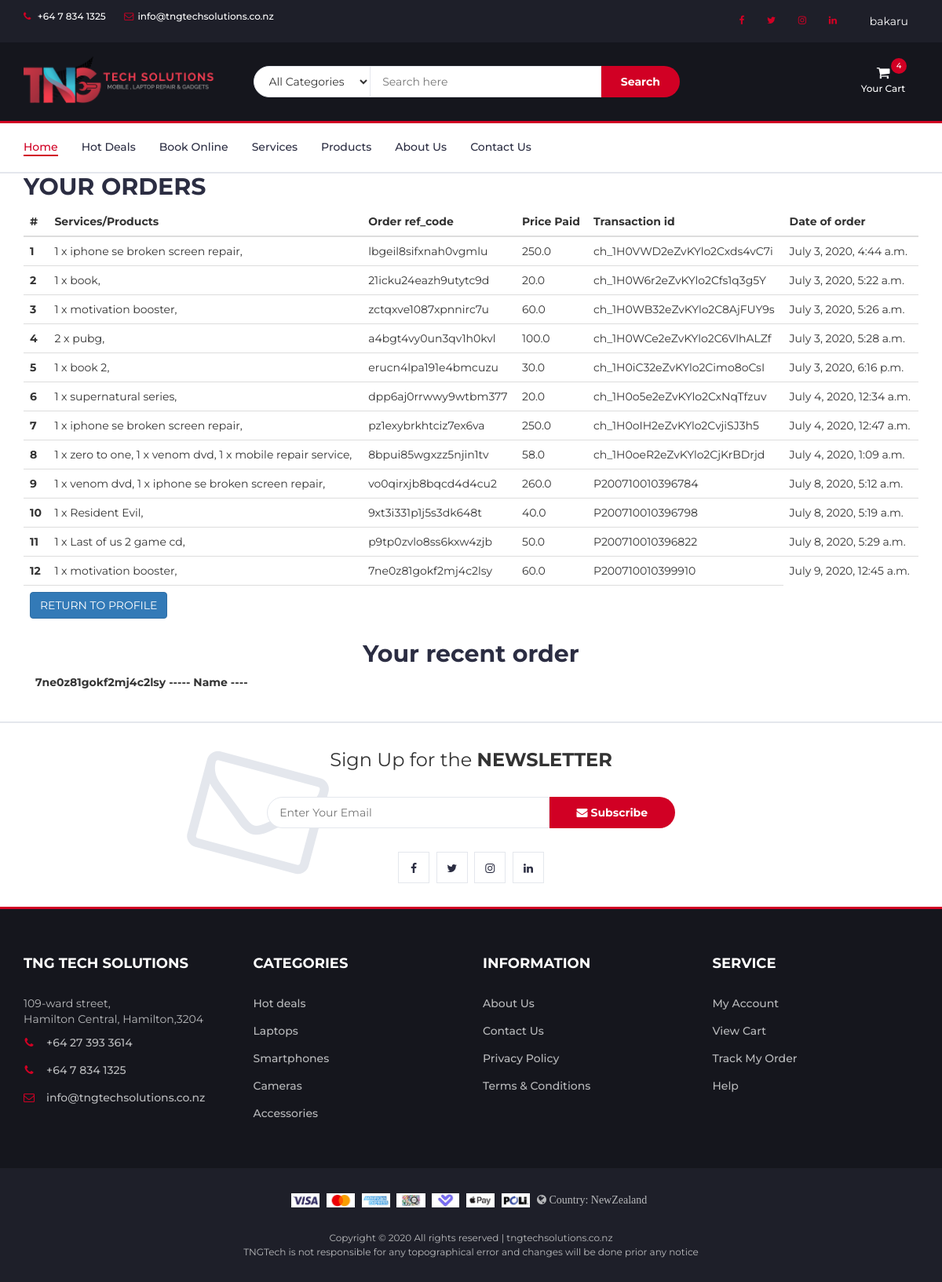
The app's page /view-orders/ (signed in) with its own data.
### prod/models.py (models this page shows, shortened)
class Order(models.Model):
    user=models.ForeignKey(User,on_delete=models.CASCADE)
    ref_code=models.CharField(max_length=20,blank=True,null=True)
    tngproduct=models.ManyToManyField(OrderItem)
    ordered=models.BooleanField(default=False)
    start_date=models.DateTimeField(default=timezone.now)
    ordered_date=models.DateTimeField()
    shipping_address=models.ForeignKey('Address',related_name='shipping_address',on_delete=models.SET_NULL,blank=True,null=True)
    billing_address=models.ForeignKey('Address',related_name='billing_address',on_delete=models.SET_NULL,blank=True,null=True)
    payment=models.ForeignKey('Payment',on_delete=models.SET_NULL,blank=True,null=True)
    coupon = models.ForeignKey('Coupon',on_delete=models.SET_NULL,blank=True,null=True)
    being_delivered=models.BooleanField(default=False)
    received=models.BooleanField(default=False)
    refund_requested=models.BooleanField(default=False)
    refund_granted=models.BooleanField(default=False)

class OrderItem(models.Model):
    user=models.ForeignKey(User,on_delete=models.CASCADE)
    ordered=models.BooleanField(default=False)
    tngproducts=models.ForeignKey(TngProducts,on_delete=models.CASCADE,default='')
    quantity=models.IntegerField(default=1)

class TngProducts(models.Model):
    CATEGORY_CHOICES=(
        ('A','All'),
        ('MA','Mobile Accessories'),
        ('DA','Device Accessories'),
        ('CS','Cool Stuffs'),
        ('MR','Mobile Repair'),
        ('LR','Laptop/Computer Repair'),
        ('TR','iPad/Tablet Repair')
    )
    Name=models.CharField(max_length=100)
    Details=models.TextField()
    Additional_Details=models.TextField(blank=True,null=True)
    Price=models.FloatField()
    Discount_Price=models.FloatField(blank=True,null=True)
    category=models.CharField(max_length=2,choices=CATEGORY_CHOICES,default='A')
    label=models.CharField(max_length=1,choices=LABEL_CHOICES,default='R')
    slug=models.SlugField(default='test-product')
    image=models.ImageField(default='default.jpg',upload_to='product_pics')
    image1=models.ImageField(default='default.jpg',upload_to='product_pics')
    image2=models.ImageField(default='default.jpg',upload_to='product_pics')
    image3=models.ImageField(default='default.jpg',upload_to='product_pics')
    image4=models.ImageField(default='default.jpg',upload_to='product_pics')

class Payment(models.Model):
    stripe_charge_id = models.CharField(max_length=50)
    user=models.ForeignKey(User,on_delete=models.SET_NULL,blank=True,null=True)
    amount=models.FloatField()
    timestamp=models.DateTimeField(default=timezone.now)

### prod/views.py (the view)
# urls.py: path('view-orders/',ob.vieworder,name='vieworders'),
@login_required
def vieworder(request):
    order_qs=Order.objects.filter(user=request.user,ordered=True)
    rct = order_qs.last()
    if order_qs.exists():
        context={
            'object':order_qs,
            'rct':rct
        }
        return render(request,'prod/view-orders.html',context)
    else:
        messages.warning(request,f'You do not have an order')
        return redirect('profile')

### prod/templates/prod/view-orders.html (shortened to what this page needs)
{% extends "prod/base.html" %}
{% block content %}
<div class="table-responsive">
  <h2>YOUR ORDERS</h2>
  <table class="table">
    <thead>
      <tr>
        <th scope="col">#</th>
        <th scope="col">Services/Products</th>
        <th scope="col">Order ref_code</th>
        <th scope="col">Price Paid</th>
        <th scope="col">Transaction id</th>
        <th scope="col">Date of order</th>
      </tr>
    </thead>
    <tbody>
      {% for order_item in object.all %}
      <tr>
        <th scope="row">{{ forloop.counter }}</th>
        <td>
          {% for oi in order_item.tngproduct.all %}
            {{ oi.quantity }} x {{ oi.tngproducts.Name }},
          {% endfor %}
        </td>
        <td>{{ order_item.ref_code }}</td>
        <td>{{ order_item.payment.amount }}</td>
        <td>{{ order_item.payment.stripe_charge_id }}</td>
        <td>{{ order_item.ordered_date }}</td>
      </tr>
      {% endfor %}
      <tr>
        <td colspan="5">
          <a href="{% url 'profile' %}" class='btn btn-primary float-right'>RETURN TO PROFILE</a>
        </td>
      </tr>
    </tbody>
  </table>
  <div class="container-fluid mt-3 mb-3 pt-2">
    <h2 class="text-center mb-2">Your recent order</h2>
    <p><strong> {{ rct.ref_code }} ----- Name ----  </strong></p>
  </div>
</div>
{% endblock content %}

### prod/templates/prod/base.html (shortened to what this page needs)
{% load static %}
{% load cart_template_tags %}
<!DOCTYPE html>
<html lang="en">
<head>
	<link type="text/css" rel="stylesheet" href="{% static 'prod/css/bootstrap.min.css' %}" />
	<link type="text/css" rel="stylesheet" href="{% static 'prod/css/slick.css' %}" />
	<link type="text/css" rel="stylesheet" href="{% static 'prod/css/slick-theme.css' %}" />
	<link type="text/css" rel="stylesheet" href="{% static 'prod/css/nouislider.min.css' %}" />
	<link rel="stylesheet" href="{% static 'prod/css/font-awesome.min.css' %}">
	<link type="text/css" rel="stylesheet" href="{% static 'prod/css/style.css' %}" />
</head>
<body>
	<header>
		<div id="top-header">
			<div class="container">
				<ul class="header-links pull-left">
					<li><a href="tel:+64 7 834 1325"><i class="fa fa-phone"></i> +64 7 834 1325</a></li>
					<li><a href="mailto:info@tngtechsolutions.co.nz"><i
								class="fa fa-envelope-o"></i>info@tngtechsolutions.co.nz</a></li>
				</ul>
				<ul class="header-links pull-right">
					<li class="nav-item">
						<a href="https://www.facebook.com/tngtechsolutions/" class="nav-link waves-effect"
							target="_blank">
							<i class="fa fa-facebook"></i>
						</a>
					</li>
					<li class="nav-item">
						<a href="https://twitter.com/tng_tech" class="nav-link waves-effect" target="_blank">
							<i class="fa fa-twitter"></i>
						</a>
					</li>
					<li class="nav-item">
						<a href="https://www.instagram.com/tngtech.nz/" class="nav-link waves-effect" target="_blank">
							<i class="fa fa-instagram"></i>
						</a>
					</li>
					<li class="nav-item">
						<a href="https://www.linkedin.com/company/tng-tech-solutions/" class="nav-link waves-effect"
							target="_blank">
							<i class="fa fa-linkedin"></i>
						</a>
					</li>
					{% if user.is_authenticated %}
					<li class="nav-item dropdown">
						<div class="dropdown show">
							<a class="btn dropdown-toggle" href="#" role="button" id="dropdownMenuLink"
								data-toggle="dropdown" aria-haspopup="true" aria-expanded="false">
								{{ user.username }}
							</a>
						</div>
					</li>
					{% endif %}
				</ul>
			</div>
		</div>
		<div id="header">
			<div class="container">
				<div class="row">
					<div class="col-md-3">
						<div class="header-logo">
							<a href="{% url 'homie' %}" class="logo">
								<img src="{% static 'prod/img/logo-black.png' %}" alt="" style="width:250px;">
							</a>
						</div>
					</div>
					<div class="col-md-6">
						<div class="header-search">
							<form method="get" action="{% url 'searchprod' %}">
								<select class="input-select">
									<option value="0">All Categories</option>
								</select>
								<input class="input" type="text" name="search" placeholder="Search here">
								<button class="search-btn" type="submit">Search</button>
							</form>
						</div>
					</div>
					<div class="col-md-3 clearfix">
						<div class="header-ctn">
							{% if user.is_authenticated %}
							<div class="dropdown">
								<a href="{% url 'order-summary' %}" aria-expanded="true">
									<i class="fa fa-shopping-cart"></i>
									<span>Your Cart</span>
									{% if request.user|cart_item_count != 0 %}
									<div class="qty">{{ request.user|cart_item_count }}</div>
									{% endif %}
								</a>
							</div>
							{% endif %}
						</div>
					</div>
				</div>
			</div>
		</div>
	</header>
	<nav id="navigation">
		<div class="container">
			<div id="responsive-nav">
				<ul class="main-nav nav navbar-nav">
					<li class="active"><a href="{% url 'homie' %}">Home</a></li>
					<li><a href="#">Hot Deals</a></li>
					<li><a href="/online-booking/nan/">Book Online</a></li>
					<li><a href="/serv-prod/serv/">Services</a></li>
					<li><a href="/serv-prod/prdcts/">Products</a></li>
					<li><a href="{% url 'about' %}">About Us</a></li>
					<li><a href="{% url 'contact' %}">Contact Us</a></li>
				</ul>
			</div>
		</div>
	</nav>
	<main class="mt-5 pt-4">
		<div class="container dark-grey-text mt-5">
			{% block content  %}
			{% endblock content %}
		 </div>
	</main>
	<div id="newsletter" class="section">
		<div class="container">
			<div class="row">
				<div class="col-md-12">
					<div class="newsletter">
						<p>Sign Up for the <strong>NEWSLETTER</strong></p>
						<form method="POST" action="{% url 'homenews' %}">
							<input class="input" name="email" type="email" placeholder="Enter Your Email">
							<button class="newsletter-btn" type="submit"><i class="fa fa-envelope"></i>
								Subscribe</button>
						</form>
						<ul class="newsletter-follow">
							<li>
								<a href="https://www.facebook.com/tngtechsolutions/" target="_blank"><i
										class="fa fa-facebook"></i></a>
							</li>
							<li>
								<a href="https://twitter.com/tng_tech" target="_blank"><i class="fa fa-twitter"></i></a>
							</li>
							<li>
								<a href="https://www.instagram.com/tngtech.nz/" target="_blank"><i
										class="fa fa-instagram"></i></a>
							</li>
							<li>
								<a href="https://www.linkedin.com/company/tng-tech-solutions/" target="_blank"><i
										class="fa fa-linkedin"></i></a>
							</li>
						</ul>
					</div>
				</div>
			</div>
		</div>
	</div>
	<footer id="footer">
		<div class="section">
			<div class="container">
				<div class="row">
					<div class="col-md-3 col-xs-6">
						<div class="footer">
							<h3 class="footer-title">TNG Tech Solutions</h3>
							<p>109-ward street,<br> Hamilton Central, Hamilton,3204</p>
							<ul class="footer-links">
								<li><a href="tel:+64 27 393 3614"><i class="fa fa-phone"></i>+64 27 393 3614</a></li>
								<li><a href="tel:+64 7 834 1325"><i class="fa fa-phone"></i>+64 7 834 1325</a></li>
								<li><a href="mailto:info@tngtechsolutions.co.nz"><i
											class="fa fa-envelope-o"></i>info@tngtechsolutions.co.nz</a></li>
							</ul>
						</div>
					</div>
					<div class="col-md-3 col-xs-6">
						<div class="footer">
							<h3 class="footer-title">Categories</h3>
							<ul class="footer-links">
								<li><a href="#">Hot deals</a></li>
								<li><a href="#">Laptops</a></li>
								<li><a href="#">Smartphones</a></li>
								<li><a href="#">Cameras</a></li>
								<li><a href="#">Accessories</a></li>
							</ul>
						</div>
					</div>
					<div class="col-md-3 col-xs-6">
						<div class="footer">
							<h3 class="footer-title">Information</h3>
							<ul class="footer-links">
								<li><a href="{% url 'about' %}">About Us</a></li>
								<li><a href="{% url 'contact' %}">Contact Us</a></li>
								<li><a href="{% url 'privacy' %}">Privacy Policy</a></li>
								<li><a href="{% url 'tandc' %}">Terms & Conditions</a></li>
							</ul>
						</div>
					</div>
					<div class="col-md-3 col-xs-6">
						<div class="footer">
							<h3 class="footer-title">Service</h3>
							<ul class="footer-links">
								<li><a href="{% url 'profile' %}">My Account</a></li>
								<li><a href="/order-summary/">View Cart</a></li>
								<li><a href="#">Track My Order</a></li>
								<li><a href="#">Help</a></li>
							</ul>
						</div>
					</div>
				</div>
			</div>
		</div>
		<div id="bottom-footer" class="section">
			<div class="container">
				<div class="row">
					<div class="col-md-12 text-center">
						<ul class="footer-payments">
							<li><img src="{% static 'prod/img/visa.jpg' %}" alt="" style="height: 18px;"></li>
							<li><img src="{% static 'prod/img/mastercard.jpg' %}" alt="" style="height: 18px;"></li>
							<li><img src="{% static 'prod/img/american-express.jpg' %}" alt="" style="height: 18px;"></li>
							<li><img src="{% static 'prod/img/qcard.jpg' %}" alt="" style="height: 18px;"></li>
							<li><img src="{% static 'prod/img/laybuy.jpg' %}" alt="" style="height: 18px;"></li>
							<li><img src="{% static 'prod/img/apple-pay.jpg' %}" alt="" style="height: 18px;"></li>
							<li><img src="{% static 'prod/img/poli.jpg' %}" alt="" style="height: 18px;"></li>
							<li class="ml-4">  <i class="fa fa-globe"> Country: NewZealand</i></li>
						</ul>
						<span class="copyright">
							Copyright &copy;
							<script>document.write(new Date().getFullYear());</script> All rights reserved |
							tngtechsolutions.co.nz <br> TNGTech is not responsible for any topographical error and changes will be done prior any notice
						</span>
					</div>
				</div>
			</div>
		</div>
	</footer>
</body>
</html>

### records on screen
Order: ref_code "lbgeil8sifxnah0vgmlu", payment.amount "250.0", payment.stripe_charge_id "ch_1H0VWD2eZvKYlo2Cxds4vC7i", ordered_date "July 3, 2020, 4:44 a.m."
OrderItem: quantity "1", tngproducts.Name "iphone se broken screen repair"
Order: ref_code "21icku24eazh9utytc9d", payment.amount "20.0", payment.stripe_charge_id "ch_1H0W6r2eZvKYlo2Cfs1q3g5Y", ordered_date "July 3, 2020, 5:22 a.m."
OrderItem: quantity "1", tngproducts.Name "book"
Order: ref_code "zctqxve1087xpnnirc7u", payment.amount "60.0", payment.stripe_charge_id "ch_1H0WB32eZvKYlo2C8AjFUY9s", ordered_date "July 3, 2020, 5:26 a.m."
OrderItem: quantity "1", tngproducts.Name "motivation booster"
Order: ref_code "a4bgt4vy0un3qv1h0kvl", payment.amount "100.0", payment.stripe_charge_id "ch_1H0WCe2eZvKYlo2C6VlhALZf", ordered_date "July 3, 2020, 5:28 a.m."
OrderItem: quantity "2", tngproducts.Name "pubg"
Order: ref_code "erucn4lpa191e4bmcuzu", payment.amount "30.0", payment.stripe_charge_id "ch_1H0iC32eZvKYlo2Cimo8oCsI", ordered_date "July 3, 2020, 6:16 p.m."
OrderItem: quantity "1", tngproducts.Name "book 2"
Order: ref_code "dpp6aj0rrwwy9wtbm377", payment.amount "20.0", payment.stripe_charge_id "ch_1H0o5e2eZvKYlo2CxNqTfzuv", ordered_date "July 4, 2020, 12:34 a.m."
OrderItem: quantity "1", tngproducts.Name "supernatural series"
Order: ref_code "pz1exybrkhtciz7ex6va", payment.amount "250.0", payment.stripe_charge_id "ch_1H0oIH2eZvKYlo2CvjiSJ3h5", ordered_date "July 4, 2020, 12:47 a.m."
OrderItem: quantity "1", tngproducts.Name "iphone se broken screen repair"
Order: ref_code "8bpui85wgxzz5njin1tv", payment.amount "58.0", payment.stripe_charge_id "ch_1H0oeR2eZvKYlo2CjKrBDrjd", ordered_date "July 4, 2020, 1:09 a.m."
OrderItem: quantity "1", tngproducts.Name "zero to one"
OrderItem: quantity "1", tngproducts.Name "venom dvd"
OrderItem: quantity "1", tngproducts.Name "mobile repair service"
Order: ref_code "vo0qirxjb8bqcd4d4cu2", payment.amount "260.0", payment.stripe_charge_id "P200710010396784", ordered_date "July 8, 2020, 5:12 a.m."
OrderItem: quantity "1", tngproducts.Name "venom dvd"
OrderItem: quantity "1", tngproducts.Name "iphone se broken screen repair"
Order: ref_code "9xt3i331p1j5s3dk648t", payment.amount "40.0", payment.stripe_charge_id "P200710010396798", ordered_date "July 8, 2020, 5:19 a.m."
OrderItem: quantity "1", tngproducts.Name "Resident Evil"
Order: ref_code "p9tp0zvlo8ss6kxw4zjb", payment.amount "50.0", payment.stripe_charge_id "P200710010396822", ordered_date "July 8, 2020, 5:29 a.m."
OrderItem: quantity "1", tngproducts.Name "Last of us 2 game cd"
Order: ref_code "7ne0z81gokf2mj4c2lsy", payment.amount "60.0", payment.stripe_charge_id "P200710010399910", ordered_date "July 9, 2020, 12:45 a.m."
OrderItem: quantity "1", tngproducts.Name "motivation booster"

### other values on screen
{{ user.username }} "bakaru"
{{ request.user|cart_item_count }} "4"
